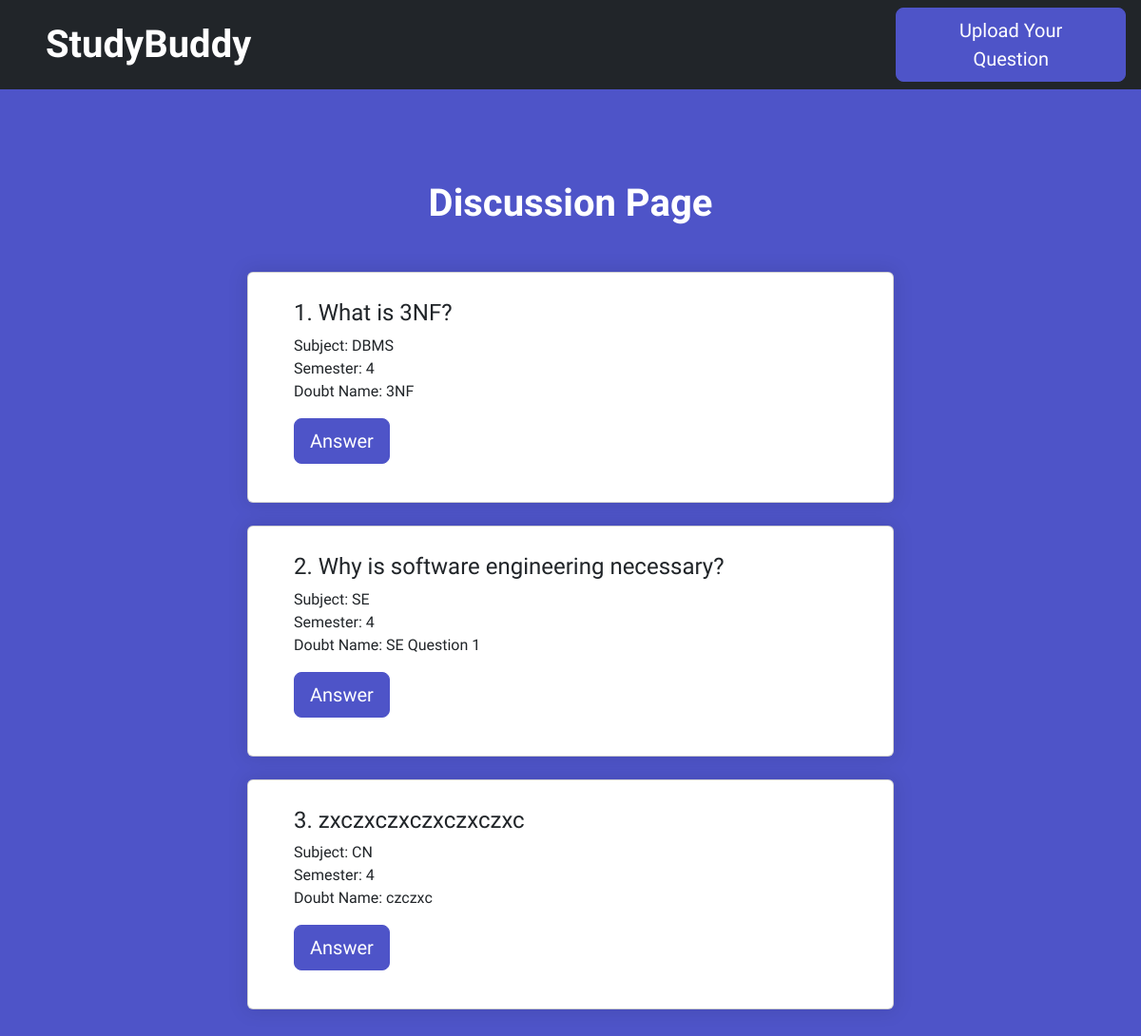
The app's page /DiscussionPage.php with its own data.
### tables this page shows
CREATE TABLE `doubt` (
  `D_Id` int(11) NOT NULL,
  `Poster_id` varchar(10) NOT NULL,
  `Subject` varchar(5) NOT NULL,
  `Semester` int(11) NOT NULL,
  `Doubt` varchar(100) NOT NULL,
  `D_Name` varchar(30) NOT NULL
);

### DiscussionPage.php (the view, shortened to what this page needs)
<?php
    $conn=mysqli_connect('localhost','root','','studybuddy') or die("Connection failed" .mysqli_connect_error());
     $query="SELECT * FROM Doubt";
     $result=mysqli_query($conn,$query);
?>
<!DOCTYPE html>
<html lang="en">
<head>
    <link href="https://cdn.jsdelivr.net/npm/bootstrap-icons@1.4.1/font/bootstrap-icons.css" rel="stylesheet" />
    <link href="styles.css" rel="stylesheet" />
</head>
<body class="area">
<nav class="navbar navbar-expand-lg navbar-dark bg-dark">
            <div class="container px-5">
                <a class="navbar-brand" href="index.php"style="font-size:40px; font-weight:bold;">StudyBuddy</a>
            </div>
            <a class="btn btn-primary btn-lg px-4 me-sm-3" href="UploadDoubt.php" style="width: 300px">Upload Your Question</a>
        </nav>
        <section class="py-5 " style="height:max-height;">
            <div class="container px-5 my-5 px-5">
                <div class="text-center mb-5">
                    <h1 style="color: white; font-weight:bold;">Discussion Page</h1>
                </div>
                <div class="row gx-5 justify-content-center">
                    <div class="col-lg-8">
            <?php
                while($row=mysqli_fetch_assoc($result)){
                ?>
            <div class="card mb-4">
                    <div class="card-body p-4">
                            <div class="ms-4">
                            <p class="mb-1">
                    <h4><?php echo $row['D_Id'];?><?php echo ". "?><?php echo $row['Doubt'];?></h4>
                    <?php echo "Subject: ";
                        echo $row['Subject'];?><br>
                    <?php echo "Semester: ";
                        echo $row['Semester'];?><br>
                    <?php echo "Doubt Name: ";
                        echo $row['D_Name'];?><br>
                    <?php
                    $id=$row['D_Id'];
                    echo "<button  class=\"btn btn-primary btn-lg \"><a class=\"text-decoration-none\" style=\"color:white\" href=post.php?id=$id>Answer</a></button>";
                    ?>
                                    </p>
                                </div>
                            </div>
                        </div>
                <?php
                }
            ?>
                    </div>
                </div>
            </div>
        </section>
</body>
<ul class="circles" >
            </ul>
</html>

### DiscussionPage.php (style rules this page uses)
* { margin: 0px; padding: 0px; }
body { font-family: 'Exo', sans-serif; z-index: -2; }
.area { background: #4e54c8; background: -webkit-linear-gradient(to left, #8f94fb, #4e54c8); width: 100%; height:100%; z-index: -2; }
.circles { position: absolute; top: 0; left: 0; width: 100%; height: 100%; overflow: overflow-y; z-index: 0; }
.card { z-index: 2; }
.navbar { z-index: 2; }
.card { box-shadow: 0 0 20px 2px rgba(0,0,0,.1); transition:0.7s; }

### records on screen
doubt: D_Id "1", Doubt "What is 3NF?", Subject "DBMS", Semester "4", D_Name "3NF"
doubt: D_Id "2", Doubt "Why is software engineering necessary?", Subject "SE", Semester "4", D_Name "SE Question 1"
doubt: D_Id "3", Doubt "zxczxczxczxczxczxc", Subject "CN", Semester "4", D_Name "czczxc"
